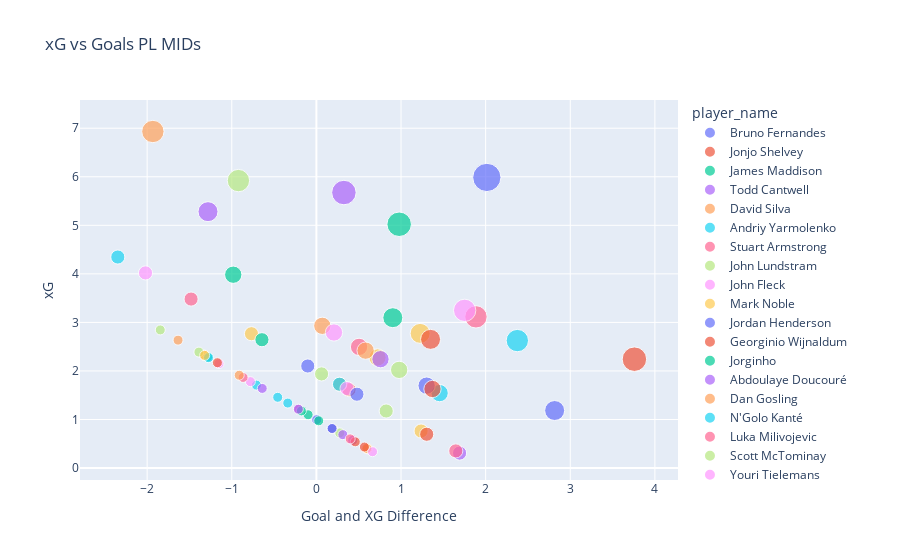

Notebook source saved alongside this figure:
### Code cell
midStats2['Goal and XG Difference'] = midStats2['goals'] - midStats2['xG']
fig = px.scatter(midStats2[midStats2['goals']>=1], x="Goal and XG Difference", y="xG", color="player_name", size = 'goals', hover_name="player_name",
                title = 'xG vs Goals PL MIDs')
fig.show()

### Figure 1 — Plotly figure (JSON) as saved in the notebook; plotly's stock layout.template omitted (floating-point values rounded to 4 significant figures)
{"data": [{"hovertemplate": "<b>%{hovertext}</b><br><br>player_name=Bruno Fernandes<br>Goal and XG Difference=%{x}<br>xG=%{y}<br>goals=%{marker.size}<extra></extra>", "hovertext": ["Bruno Fernandes"], "legendgroup": "Bruno Fernandes", "marker": {"color": "#636efa", "size": [8], "sizemode": "area", "sizeref": 0.02, "symbol": "circle"}, "mode": "markers", "name": "Bruno Fernandes", "showlegend": true, "type": "scatter", "x": [2.014], "xaxis": "x", "y": [5.986], "yaxis": "y"}, {"hovertemplate": "<b>%{hovertext}</b><br><br>player_name=Jonjo Shelvey<br>Goal and XG Difference=%{x}<br>xG=%{y}<br>goals=%{marker.size}<extra></extra>", "hovertext": ["Jonjo Shelvey"], "legendgroup": "Jonjo Shelvey", "marker": {"color": "#EF553B", "size": [6], "sizemode": "area", "sizeref": 0.02, "symbol": "circle"}, "mode": "markers", "name": "Jonjo Shelvey", "showlegend": true, "type": "scatter", "x": [3.758], "xaxis": "x", "y": [2.242], "yaxis": "y"}, {"hovertemplate": "<b>%{hovertext}</b><br><br>player_name=James Maddison<br>Goal and XG Difference=%{x}<br>xG=%{y}<br>goals=%{marker.size}<extra></extra>", "hovertext": ["James Maddison"], "legendgroup": "James Maddison", "marker": {"color": "#00cc96", "size": [6], "sizemode": "area", "sizeref": 0.02, "symbol": "circle"}, "mode": "markers", "name": "James Maddison", "showlegend": true, "type": "scatter", "x": [0.9782], "xaxis": "x", "y": [5.022], "yaxis": "y"}, {"hovertemplate": "<b>%{hovertext}</b><br><br>player_name=Todd Cantwell<br>Goal and XG Difference=%{x}<br>xG=%{y}<br>goals=%{marker.size}<extra></extra>", "hovertext": ["Todd Cantwell"], "legendgroup": "Todd Cantwell", "marker": {"color": "#ab63fa", "size": [6], "sizemode": "area", "sizeref": 0.02, "symbol": "circle"}, "mode": "markers", "name": "Todd Cantwell", "showlegend": true, "type": "scatter", "x": [0.325], "xaxis": "x", "y": [5.675], "yaxis": "y"}, {"hovertemplate": "<b>%{hovertext}</b><br><br>player_name=David Silva<br>Goal and XG Difference=%{x}<br>xG=%{y}<br>goals=%{marker.size}<extra></extra>", "hovertext": ["David Silva"], "legendgroup": "David Silva", "marker": {"color": "#FFA15A", "size": [5], "sizemode": "area", "sizeref": 0.02, "symbol": "circle"}, "mode": "markers", "name": "David Silva", "showlegend": true, "type": "scatter", "x": [-1.932], "xaxis": "x", "y": [6.932], "yaxis": "y"}, {"hovertemplate": "<b>%{hovertext}</b><br><br>player_name=Andriy Yarmolenko<br>Goal and XG Difference=%{x}<br>xG=%{y}<br>goals=%{marker.size}<extra></extra>", "hovertext": ["Andriy Yarmolenko"], "legendgroup": "Andriy Yarmolenko", "marker": {"color": "#19d3f3", "size": [5], "sizemode": "area", "sizeref": 0.02, "symbol": "circle"}, "mode": "markers", "name": "Andriy Yarmolenko", "showlegend": true, "type": "scatter", "x": [2.374], "xaxis": "x", "y": [2.626], "yaxis": "y"}, {"hovertemplate": "<b>%{hovertext}</b><br><br>player_name=Stuart Armstrong<br>Goal and XG Difference=%{x}<br>xG=%{y}<br>goals=%{marker.size}<extra></extra>", "hovertext": ["Stuart Armstrong"], "legendgroup": "Stuart Armstrong", "marker": {"color": "#FF6692", "size": [5], "sizemode": "area", "sizeref": 0.02, "symbol": "circle"}, "mode": "markers", "name": "Stuart Armstrong", "showlegend": true, "type": "scatter", "x": [1.886], "xaxis": "x", "y": [3.114], "yaxis": "y"}, {"hovertemplate": "<b>%{hovertext}</b><br><br>player_name=John Lundstram<br>Goal and XG Difference=%{x}<br>xG=%{y}<br>goals=%{marker.size}<extra></extra>", "hovertext": ["John Lundstram"], "legendgroup": "John Lundstram", "marker": {"color": "#B6E880", "size": [5], "sizemode": "area", "sizeref": 0.02, "symbol": "circle"}, "mode": "markers", "name": "John Lundstram", "showlegend": true, "type": "scatter", "x": [-0.9215], "xaxis": "x", "y": [5.921], "yaxis": "y"}, {"hovertemplate": "<b>%{hovertext}</b><br><br>player_name=John Fleck<br>Goal and XG Difference=%{x}<br>xG=%{y}<br>goals=%{marker.size}<extra></extra>", "hovertext": ["John Fleck"], "legendgroup": "John Fleck", "marker": {"color": "#FF97FF", "size": [5], "sizemode": "area", "sizeref": 0.02, "symbol": "circle"}, "mode": "markers", "name": "John Fleck", "showlegend": true, "type": "scatter", "x": [1.752], "xaxis": "x", "y": [3.248], "yaxis": "y"}, {"hovertemplate": "<b>%{hovertext}</b><br><br>player_name=Mark Noble<br>Goal and XG Difference=%{x}<br>xG=%{y}<br>goals=%{marker.size}<extra></extra>", "hovertext": ["Mark Noble"], "legendgroup": "Mark Noble", "marker": {"color": "#FECB52", "size": [4], "sizemode": "area", "sizeref": 0.02, "symbol": "circle"}, "mode": "markers", "name": "Mark Noble", "showlegend": true, "type": "scatter", "x": [1.226], "xaxis": "x", "y": [2.774], "yaxis": "y"}, {"hovertemplate": "<b>%{hovertext}</b><br><br>player_name=Jordan Henderson<br>Goal and XG Difference=%{x}<br>xG=%{y}<br>goals=%{marker.size}<extra></extra>", "hovertext": ["Jordan Henderson"], "legendgroup": "Jordan Henderson", "marker": {"color": "#636efa", "size": [4], "sizemode": "area", "sizeref": 0.02, "symbol": "circle"}, "mode": "markers", "name": "Jordan Henderson", "showlegend": true, "type": "scatter", "x": [2.815], "xaxis": "x", "y": [1.185], "yaxis": "y"}, {"hovertemplate": "<b>%{hovertext}</b><br><br>player_name=Georginio Wijnaldum<br>Goal and XG Difference=%{x}<br>xG=%{y}<br>goals=%{marker.size}<extra></extra>", "hovertext": ["Georginio Wijnaldum"], "legendgroup": "Georginio Wijnaldum", "marker": {"color": "#EF553B", "size": [4], "sizemode": "area", "sizeref": 0.02, "symbol": "circle"}, "mode": "markers", "name": "Georginio Wijnaldum", "showlegend": true, "type": "scatter", "x": [1.349], "xaxis": "x", "y": [2.651], "yaxis": "y"}, {"hovertemplate": "<b>%{hovertext}</b><br><br>player_name=Jorginho<br>Goal and XG Difference=%{x}<br>xG=%{y}<br>goals=%{marker.size}<extra></extra>", "hovertext": ["Jorginho"], "legendgroup": "Jorginho", "marker": {"color": "#00cc96", "size": [4], "sizemode": "area", "sizeref": 0.02, "symbol": "circle"}, "mode": "markers", "name": "Jorginho", "showlegend": true, "type": "scatter", "x": [0.903], "xaxis": "x", "y": [3.097], "yaxis": "y"}, {"hovertemplate": "<b>%{hovertext}</b><br><br>player_name=Abdoulaye Doucouré<br>Goal and XG Difference=%{x}<br>xG=%{y}<br>goals=%{marker.size}<extra></extra>", "hovertext": ["Abdoulaye Doucouré"], "legendgroup": "Abdoulaye Doucouré", "marker": {"color": "#ab63fa", "size": [4], "sizemode": "area", "sizeref": 0.02, "symbol": "circle"}, "mode": "markers", "name": "Abdoulaye Doucouré", "showlegend": true, "type": "scatter", "x": [-1.281], "xaxis": "x", "y": [5.281], "yaxis": "y"}, {"hovertemplate": "<b>%{hovertext}</b><br><br>player_name=Dan Gosling<br>Goal and XG Difference=%{x}<br>xG=%{y}<br>goals=%{marker.size}<extra></extra>", "hovertext": ["Dan Gosling"], "legendgroup": "Dan Gosling", "marker": {"color": "#FFA15A", "size": [3], "sizemode": "area", "sizeref": 0.02, "symbol": "circle"}, "mode": "markers", "name": "Dan Gosling", "showlegend": true, "type": "scatter", "x": [0.07014], "xaxis": "x", "y": [2.93], "yaxis": "y"}, {"hovertemplate": "<b>%{hovertext}</b><br><br>player_name=N&#039;Golo Kanté<br>Goal and XG Difference=%{x}<br>xG=%{y}<br>goals=%{marker.size}<extra></extra>", "hovertext": ["N&#039;Golo Kanté"], "legendgroup": "N&#039;Golo Kanté", "marker": {"color": "#19d3f3", "size": [3], "sizemode": "area", "sizeref": 0.02, "symbol": "circle"}, "mode": "markers", "name": "N&#039;Golo Kanté", "showlegend": true, "type": "scatter", "x": [1.456], "xaxis": "x", "y": [1.544], "yaxis": "y"}, {"hovertemplate": "<b>%{hovertext}</b><br><br>player_name=Luka Milivojevic<br>Goal and XG Difference=%{x}<br>xG=%{y}<br>goals=%{marker.size}<extra></extra>", "hovertext": ["Luka Milivojevic"], "legendgroup": "Luka Milivojevic", "marker": {"color": "#FF6692", "size": [3], "sizemode": "area", "sizeref": 0.02, "symbol": "circle"}, "mode": "markers", "name": "Luka Milivojevic", "showlegend": true, "type": "scatter", "x": [0.5043], "xaxis": "x", "y": [2.496], "yaxis": "y"}, {"hovertemplate": "<b>%{hovertext}</b><br><br>player_name=Scott McTominay<br>Goal and XG Difference=%{x}<br>xG=%{y}<br>goals=%{marker.size}<extra></extra>", "hovertext": ["Scott McTominay"], "legendgroup": "Scott McTominay", "marker": {"color": "#B6E880", "size": [3], "sizemode": "area", "sizeref": 0.02, "symbol": "circle"}, "mode": "markers", "name": "Scott McTominay", "showlegend": true, "type": "scatter", "x": [0.978], "xaxis": "x", "y": [2.022], "yaxis": "y"}, {"hovertemplate": "<b>%{hovertext}</b><br><br>player_name=Youri Tielemans<br>Goal and XG Difference=%{x}<br>xG=%{y}<br>goals=%{marker.size}<extra></extra>", "hovertext": ["Youri Tielemans"], "legendgroup": "Youri Tielemans", "marker": {"color": "#FF97FF", "size": [3], "sizemode": "area", "sizeref": 0.02, "symbol": "circle"}, "mode": "markers", "name": "Youri Tielemans", "showlegend": true, "type": "scatter", "x": [0.2076], "xaxis": "x", "y": [2.792], "yaxis": "y"}, {"hovertemplate": "<b>%{hovertext}</b><br><br>player_name=Douglas Luiz<br>Goal and XG Difference=%{x}<br>xG=%{y}<br>goals=%{marker.size}<extra></extra>", "hovertext": ["Douglas Luiz"], "legendgroup": "Douglas Luiz", "marker": {"color": "#FECB52", "size": [3], "sizemode": "area", "sizeref": 0.02, "symbol": "circle"}, "mode": "markers", "name": "Douglas Luiz", "showlegend": true, "type": "scatter", "x": [0.7222], "xaxis": "x", "y": [2.278], "yaxis": "y"}, {"hovertemplate": "<b>%{hovertext}</b><br><br>player_name=Bernard<br>Goal and XG Difference=%{x}<br>xG=%{y}<br>goals=%{marker.size}<extra></extra>", "hovertext": ["Bernard"], "legendgroup": "Bernard", "marker": {"color": "#636efa", "size": [3], "sizemode": "area", "sizeref": 0.02, "symbol": "circle"}, "mode": "markers", "name": "Bernard", "showlegend": true, "type": "scatter", "x": [1.302], "xaxis": "x", "y": [1.698], "yaxis": "y"}, {"hovertemplate": "<b>%{hovertext}</b><br><br>player_name=Conor Hourihane<br>Goal and XG Difference=%{x}<br>xG=%{y}<br>goals=%{marker.size}<extra></extra>", "hovertext": ["Conor Hourihane"], "legendgroup": "Conor Hourihane", "marker": {"color": "#EF553B", "size": [3], "sizemode": "area", "sizeref": 0.02, "symbol": "circle"}, "mode": "markers", "name": "Conor Hourihane", "showlegend": true, "type": "scatter", "x": [1.372], "xaxis": "x", "y": [1.628], "yaxis": "y"}, {"hovertemplate": "<b>%{hovertext}</b><br><br>player_name=John McGinn<br>Goal and XG Difference=%{x}<br>xG=%{y}<br>goals=%{marker.size}<extra></extra>", "hovertext": ["John McGinn"], "legendgroup": "John McGinn", "marker": {"color": "#00cc96", "size": [3], "sizemode": "area", "sizeref": 0.02, "symbol": "circle"}, "mode": "markers", "name": "John McGinn", "showlegend": true, "type": "scatter", "x": [-0.9826], "xaxis": "x", "y": [3.983], "yaxis": "y"}, {"hovertemplate": "<b>%{hovertext}</b><br><br>player_name=Gabriel Martinelli<br>Goal and XG Difference=%{x}<br>xG=%{y}<br>goals=%{marker.size}<extra></extra>", "hovertext": ["Gabriel Martinelli"], "legendgroup": "Gabriel Martinelli", "marker": {"color": "#ab63fa", "size": [3], "sizemode": "area", "sizeref": 0.02, "symbol": "circle"}, "mode": "markers", "name": "Gabriel Martinelli", "showlegend": true, "type": "scatter", "x": [0.7575], "xaxis": "x", "y": [2.242], "yaxis": "y"}, {"hovertemplate": "<b>%{hovertext}</b><br><br>player_name=Tomas Soucek<br>Goal and XG Difference=%{x}<br>xG=%{y}<br>goals=%{marker.size}<extra></extra>", "hovertext": ["Tomas Soucek"], "legendgroup": "Tomas Soucek", "marker": {"color": "#FFA15A", "size": [3], "sizemode": "area", "sizeref": 0.02, "symbol": "circle"}, "mode": "markers", "name": "Tomas Soucek", "showlegend": true, "type": "scatter", "x": [0.5816], "xaxis": "x", "y": [2.418], "yaxis": "y"}, {"hovertemplate": "<b>%{hovertext}</b><br><br>player_name=Ilkay Gündogan<br>Goal and XG Difference=%{x}<br>xG=%{y}<br>goals=%{marker.size}<extra></extra>", "hovertext": ["Ilkay Gündogan"], "legendgroup": "Ilkay Gündogan", "marker": {"color": "#19d3f3", "size": [2], "sizemode": "area", "sizeref": 0.02, "symbol": "circle"}, "mode": "markers", "name": "Ilkay Gündogan", "showlegend": true, "type": "scatter", "x": [-2.347], "xaxis": "x", "y": [4.347], "yaxis": "y"}, {"hovertemplate": "<b>%{hovertext}</b><br><br>player_name=Theo Walcott<br>Goal and XG Difference=%{x}<br>xG=%{y}<br>goals=%{marker.size}<extra></extra>", "hovertext": ["Theo Walcott"], "legendgroup": "Theo Walcott", "marker": {"color": "#FF6692", "size": [2], "sizemode": "area", "sizeref": 0.02, "symbol": "circle"}, "mode": "markers", "name": "Theo Walcott", "showlegend": true, "type": "scatter", "x": [-1.481], "xaxis": "x", "y": [3.481], "yaxis": "y"}, {"hovertemplate": "<b>%{hovertext}</b><br><br>player_name=Ashley Westwood<br>Goal and XG Difference=%{x}<br>xG=%{y}<br>goals=%{marker.size}<extra></extra>", "hovertext": ["Ashley Westwood"], "legendgroup": "Ashley Westwood", "marker": {"color": "#B6E880", "size": [2], "sizemode": "area", "sizeref": 0.02, "symbol": "circle"}, "mode": "markers", "name": "Ashley Westwood", "showlegend": true, "type": "scatter", "x": [0.8248], "xaxis": "x", "y": [1.175], "yaxis": "y"}, {"hovertemplate": "<b>%{hovertext}</b><br><br>player_name=Gylfi Sigurdsson<br>Goal and XG Difference=%{x}<br>xG=%{y}<br>goals=%{marker.size}<extra></extra>", "hovertext": ["Gylfi Sigurdsson"], "legendgroup": "Gylfi Sigurdsson", "marker": {"color": "#FF97FF", "size": [2], "sizemode": "area", "sizeref": 0.02, "symbol": "circle"}, "mode": "markers", "name": "Gylfi Sigurdsson", "showlegend": true, "type": "scatter", "x": [-2.019], "xaxis": "x", "y": [4.019], "yaxis": "y"}, {"hovertemplate": "<b>%{hovertext}</b><br><br>player_name=Demarai Gray<br>Goal and XG Difference=%{x}<br>xG=%{y}<br>goals=%{marker.size}<extra></extra>", "hovertext": ["Demarai Gray"], "legendgroup": "Demarai Gray", "marker": {"color": "#FECB52", "size": [2], "sizemode": "area", "sizeref": 0.02, "symbol": "circle"}, "mode": "markers", "name": "Demarai Gray", "showlegend": true, "type": "scatter", "x": [-0.7672], "xaxis": "x", "y": [2.767], "yaxis": "y"}, {"hovertemplate": "<b>%{hovertext}</b><br><br>player_name=Jeff Hendrick<br>Goal and XG Difference=%{x}<br>xG=%{y}<br>goals=%{marker.size}<extra></extra>", "hovertext": ["Jeff Hendrick"], "legendgroup": "Jeff Hendrick", "marker": {"color": "#636efa", "size": [2], "sizemode": "area", "sizeref": 0.02, "symbol": "circle"}, "mode": "markers", "name": "Jeff Hendrick", "showlegend": true, "type": "scatter", "x": [-0.1021], "xaxis": "x", "y": [2.102], "yaxis": "y"}, {"hovertemplate": "<b>%{hovertext}</b><br><br>player_name=Jonny<br>Goal and XG Difference=%{x}<br>xG=%{y}<br>goals=%{marker.size}<extra></extra>", "hovertext": ["Jonny"], "legendgroup": "Jonny", "marker": {"color": "#EF553B", "size": [2], "sizemode": "area", "sizeref": 0.02, "symbol": "circle"}, "mode": "markers", "name": "Jonny", "showlegend": true, "type": "scatter", "x": [0.386], "xaxis": "x", "y": [1.614], "yaxis": "y"}, {"hovertemplate": "<b>%{hovertext}</b><br><br>player_name=Pablo Fornals<br>Goal and XG Difference=%{x}<br>xG=%{y}<br>goals=%{marker.size}<extra></extra>", "hovertext": ["Pablo Fornals"], "legendgroup": "Pablo Fornals", "marker": {"color": "#00cc96", "size": [2], "sizemode": "area", "sizeref": 0.02, "symbol": "circle"}, "mode": "markers", "name": "Pablo Fornals", "showlegend": true, "type": "scatter", "x": [-0.6434], "xaxis": "x", "y": [2.643], "yaxis": "y"}, {"hovertemplate": "<b>%{hovertext}</b><br><br>player_name=Fabinho<br>Goal and XG Difference=%{x}<br>xG=%{y}<br>goals=%{marker.size}<extra></extra>", "hovertext": ["Fabinho"], "legendgroup": "Fabinho", "marker": {"color": "#ab63fa", "size": [2], "sizemode": "area", "sizeref": 0.02, "symbol": "circle"}, "mode": "markers", "name": "Fabinho", "showlegend": true, "type": "scatter", "x": [1.692], "xaxis": "x", "y": [0.3081], "yaxis": "y"}, {"hovertemplate": "<b>%{hovertext}</b><br><br>player_name=Naby Keita<br>Goal and XG Difference=%{x}<br>xG=%{y}<br>goals=%{marker.size}<extra></extra>", "hovertext": ["Naby Keita"], "legendgroup": "Naby Keita", "marker": {"color": "#FFA15A", "size": [2], "sizemode": "area", "sizeref": 0.02, "symbol": "circle"}, "mode": "markers", "name": "Naby Keita", "showlegend": true, "type": "scatter", "x": [0.2766], "xaxis": "x", "y": [1.723], "yaxis": "y"}, {"hovertemplate": "<b>%{hovertext}</b><br><br>player_name=Wilfred Ndidi<br>Goal and XG Difference=%{x}<br>xG=%{y}<br>goals=%{marker.size}<extra></extra>", "hovertext": ["Wilfred Ndidi"], "legendgroup": "Wilfred Ndidi", "marker": {"color": "#19d3f3", "size": [2], "sizemode": "area", "sizeref": 0.02, "symbol": "circle"}, "mode": "markers", "name": "Wilfred Ndidi", "showlegend": true, "type": "scatter", "x": [0.2727], "xaxis": "x", "y": [1.727], "yaxis": "y"}, {"hovertemplate": "<b>%{hovertext}</b><br><br>player_name=Tanguy NDombele Alvaro<br>Goal and XG Difference=%{x}<br>xG=%{y}<br>goals=%{marker.size}<extra></extra>", "hovertext": ["Tanguy NDombele Alvaro"], "legendgroup": "Tanguy NDombele Alvaro", "marker": {"color": "#FF6692", "size": [2], "sizemode": "area", "sizeref": 0.02, "symbol": "circle"}, "mode": "markers", "name": "Tanguy NDombele Alvaro", "showlegend": true, "type": "scatter", "x": [1.647], "xaxis": "x", "y": [0.353], "yaxis": "y"}, {"hovertemplate": "<b>%{hovertext}</b><br><br>player_name=Dwight McNeil<br>Goal and XG Difference=%{x}<br>xG=%{y}<br>goals=%{marker.size}<extra></extra>", "hovertext": ["Dwight McNeil"], "legendgroup": "Dwight McNeil", "marker": {"color": "#B6E880", "size": [2], "sizemode": "area", "sizeref": 0.02, "symbol": "circle"}, "mode": "markers", "name": "Dwight McNeil", "showlegend": true, "type": "scatter", "x": [0.06107], "xaxis": "x", "y": [1.939], "yaxis": "y"}, {"hovertemplate": "<b>%{hovertext}</b><br><br>player_name=Rúben Neves<br>Goal and XG Difference=%{x}<br>xG=%{y}<br>goals=%{marker.size}<extra></extra>", "hovertext": ["Rúben Neves"], "legendgroup": "Rúben Neves", "marker": {"color": "#FF97FF", "size": [2], "sizemode": "area", "sizeref": 0.02, "symbol": "circle"}, "mode": "markers", "name": "Rúben Neves", "showlegend": true, "type": "scatter", "x": [0.3619], "xaxis": "x", "y": [1.638], "yaxis": "y"}, {"hovertemplate": "<b>%{hovertext}</b><br><br>player_name=George Baldock<br>Goal and XG Difference=%{x}<br>xG=%{y}<br>goals=%{marker.size}<extra></extra>", "hovertext": ["George Baldock"], "legendgroup": "George Baldock", "marker": {"color": "#FECB52", "size": [2], "sizemode": "area", "sizeref": 0.02, "symbol": "circle"}, "mode": "markers", "name": "George Baldock", "showlegend": true, "type": "scatter", "x": [1.237], "xaxis": "x", "y": [0.763], "yaxis": "y"}, {"hovertemplate": "<b>%{hovertext}</b><br><br>player_name=Enda Stevens<br>Goal and XG Difference=%{x}<br>xG=%{y}<br>goals=%{marker.size}<extra></extra>", "hovertext": ["Enda Stevens"], "legendgroup": "Enda Stevens", "marker": {"color": "#636efa", "size": [2], "sizemode": "area", "sizeref": 0.02, "symbol": "circle"}, "mode": "markers", "name": "Enda Stevens", "showlegend": true, "type": "scatter", "x": [0.4787], "xaxis": "x", "y": [1.521], "yaxis": "y"}, {"hovertemplate": "<b>%{hovertext}</b><br><br>player_name=Matthew Longstaff<br>Goal and XG Difference=%{x}<br>xG=%{y}<br>goals=%{marker.size}<extra></extra>", "hovertext": ["Matthew Longstaff"], "legendgroup": "Matthew Longstaff", "marker": {"color": "#EF553B", "size": [2], "sizemode": "area", "sizeref": 0.02, "symbol": "circle"}, "mode": "markers", "name": "Matthew Longstaff", "showlegend": true, "type": "scatter", "x": [1.303], "xaxis": "x", "y": [0.6965], "yaxis": "y"}, {"hovertemplate": "<b>%{hovertext}</b><br><br>player_name=Mario Vrancic<br>Goal and XG Difference=%{x}<br>xG=%{y}<br>goals=%{marker.size}<extra></extra>", "hovertext": ["Mario Vrancic"], "legendgroup": "Mario Vrancic", "marker": {"color": "#00cc96", "size": [1], "sizemode": "area", "sizeref": 0.02, "symbol": "circle"}, "mode": "markers", "name": "Mario Vrancic", "showlegend": true, "type": "scatter", "x": [-0.09788], "xaxis": "x", "y": [1.098], "yaxis": "y"}, {"hovertemplate": "<b>%{hovertext}</b><br><br>player_name=Granit Xhaka<br>Goal and XG Difference=%{x}<br>xG=%{y}<br>goals=%{marker.size}<extra></extra>", "hovertext": ["Granit Xhaka"], "legendgroup": "Granit Xhaka", "marker": {"color": "#ab63fa", "size": [1], "sizemode": "area", "sizeref": 0.02, "symbol": "circle"}, "mode": "markers", "name": "Granit Xhaka", "showlegend": true, "type": "scatter", "x": [0.4288], "xaxis": "x", "y": [0.5712], "yaxis": "y"}, {"hovertemplate": "<b>%{hovertext}</b><br><br>player_name=Adam Lallana<br>Goal and XG Difference=%{x}<br>xG=%{y}<br>goals=%{marker.size}<extra></extra>", "hovertext": ["Adam Lallana"], "legendgroup": "Adam Lallana", "marker": {"color": "#FFA15A", "size": [1], "sizemode": "area", "sizeref": 0.02, "symbol": "circle"}, "mode": "markers", "name": "Adam Lallana", "showlegend": true, "type": "scatter", "x": [0.1913], "xaxis": "x", "y": [0.8087], "yaxis": "y"}, {"hovertemplate": "<b>%{hovertext}</b><br><br>player_name=Mesut Özil<br>Goal and XG Difference=%{x}<br>xG=%{y}<br>goals=%{marker.size}<extra></extra>", "hovertext": ["Mesut Özil"], "legendgroup": "Mesut Özil", "marker": {"color": "#19d3f3", "size": [1], "sizemode": "area", "sizeref": 0.02, "symbol": "circle"}, "mode": "markers", "name": "Mesut Özil", "showlegend": true, "type": "scatter", "x": [-0.7083], "xaxis": "x", "y": [1.708], "yaxis": "y"}, {"hovertemplate": "<b>%{hovertext}</b><br><br>player_name=Jesse Lingard<br>Goal and XG Difference=%{x}<br>xG=%{y}<br>goals=%{marker.size}<extra></extra>", "hovertext": ["Jesse Lingard"], "legendgroup": "Jesse Lingard", "marker": {"color": "#FF6692", "size": [1], "sizemode": "area", "sizeref": 0.02, "symbol": "circle"}, "mode": "markers", "name": "Jesse Lingard", "showlegend": true, "type": "scatter", "x": [-1.328], "xaxis": "x", "y": [2.328], "yaxis": "y"}, {"hovertemplate": "<b>%{hovertext}</b><br><br>player_name=Ross Barkley<br>Goal and XG Difference=%{x}<br>xG=%{y}<br>goals=%{marker.size}<extra></extra>", "hovertext": ["Ross Barkley"], "legendgroup": "Ross Barkley", "marker": {"color": "#B6E880", "size": [1], "sizemode": "area", "sizeref": 0.02, "symbol": "circle"}, "mode": "markers", "name": "Ross Barkley", "showlegend": true, "type": "scatter", "x": [-1.845], "xaxis": "x", "y": [2.845], "yaxis": "y"}, {"hovertemplate": "<b>%{hovertext}</b><br><br>player_name=Tom Cleverley<br>Goal and XG Difference=%{x}<br>xG=%{y}<br>goals=%{marker.size}<extra></extra>", "hovertext": ["Tom Cleverley"], "legendgroup": "Tom Cleverley", "marker": {"color": "#FF97FF", "size": [1], "sizemode": "area", "sizeref": 0.02, "symbol": "circle"}, "mode": "markers", "name": "Tom Cleverley", "showlegend": true, "type": "scatter", "x": [-0.7801], "xaxis": "x", "y": [1.78], "yaxis": "y"}, {"hovertemplate": "<b>%{hovertext}</b><br><br>player_name=Andros Townsend<br>Goal and XG Difference=%{x}<br>xG=%{y}<br>goals=%{marker.size}<extra></extra>", "hovertext": ["Andros Townsend"], "legendgroup": "Andros Townsend", "marker": {"color": "#FECB52", "size": [1], "sizemode": "area", "sizeref": 0.02, "symbol": "circle"}, "mode": "markers", "name": "Andros Townsend", "showlegend": true, "type": "scatter", "x": [0.6043], "xaxis": "x", "y": [0.3957], "yaxis": "y"}, {"hovertemplate": "<b>%{hovertext}</b><br><br>player_name=Robbie Brady<br>Goal and XG Difference=%{x}<br>xG=%{y}<br>goals=%{marker.size}<extra></extra>", "hovertext": ["Robbie Brady"], "legendgroup": "Robbie Brady", "marker": {"color": "#636efa", "size": [1], "sizemode": "area", "sizeref": 0.02, "symbol": "circle"}, "mode": "markers", "name": "Robbie Brady", "showlegend": true, "type": "scatter", "x": [0.0035], "xaxis": "x", "y": [0.9965], "yaxis": "y"}, {"hovertemplate": "<b>%{hovertext}</b><br><br>player_name=Xherdan Shaqiri<br>Goal and XG Difference=%{x}<br>xG=%{y}<br>goals=%{marker.size}<extra></extra>", "hovertext": ["Xherdan Shaqiri"], "legendgroup": "Xherdan Shaqiri", "marker": {"color": "#EF553B", "size": [1], "sizemode": "area", "sizeref": 0.02, "symbol": "circle"}, "mode": "markers", "name": "Xherdan Shaqiri", "showlegend": true, "type": "scatter", "x": [0.4592], "xaxis": "x", "y": [0.5408], "yaxis": "y"}, {"hovertemplate": "<b>%{hovertext}</b><br><br>player_name=Andreas Pereira<br>Goal and XG Difference=%{x}<br>xG=%{y}<br>goals=%{marker.size}<extra></extra>", "hovertext": ["Andreas Pereira"], "legendgroup": "Andreas Pereira", "marker": {"color": "#00cc96", "size": [1], "sizemode": "area", "sizeref": 0.02, "symbol": "circle"}, "mode": "markers", "name": "Andreas Pereira", "showlegend": true, "type": "scatter", "x": [-1.286], "xaxis": "x", "y": [2.286], "yaxis": "y"}, {"hovertemplate": "<b>%{hovertext}</b><br><br>player_name=Tom Davies<br>Goal and XG Difference=%{x}<br>xG=%{y}<br>goals=%{marker.size}<extra></extra>", "hovertext": ["Tom Davies"], "legendgroup": "Tom Davies", "marker": {"color": "#ab63fa", "size": [1], "sizemode": "area", "sizeref": 0.02, "symbol": "circle"}, "mode": "markers", "name": "Tom Davies", "showlegend": true, "type": "scatter", "x": [-0.6402], "xaxis": "x", "y": [1.64], "yaxis": "y"}, {"hovertemplate": "<b>%{hovertext}</b><br><br>player_name=Felipe Anderson<br>Goal and XG Difference=%{x}<br>xG=%{y}<br>goals=%{marker.size}<extra></extra>", "hovertext": ["Felipe Anderson"], "legendgroup": "Felipe Anderson", "marker": {"color": "#FFA15A", "size": [1], "sizemode": "area", "sizeref": 0.02, "symbol": "circle"}, "mode": "markers", "name": "Felipe Anderson", "showlegend": true, "type": "scatter", "x": [-1.635], "xaxis": "x", "y": [2.635], "yaxis": "y"}, {"hovertemplate": "<b>%{hovertext}</b><br><br>player_name=Lucas Torreira<br>Goal and XG Difference=%{x}<br>xG=%{y}<br>goals=%{marker.size}<extra></extra>", "hovertext": ["Lucas Torreira"], "legendgroup": "Lucas Torreira", "marker": {"color": "#19d3f3", "size": [1], "sizemode": "area", "sizeref": 0.02, "symbol": "circle"}, "mode": "markers", "name": "Lucas Torreira", "showlegend": true, "type": "scatter", "x": [-0.4572], "xaxis": "x", "y": [1.457], "yaxis": "y"}, {"hovertemplate": "<b>%{hovertext}</b><br><br>player_name=Dennis Praet<br>Goal and XG Difference=%{x}<br>xG=%{y}<br>goals=%{marker.size}<extra></extra>", "hovertext": ["Dennis Praet"], "legendgroup": "Dennis Praet", "marker": {"color": "#FF6692", "size": [1], "sizemode": "area", "sizeref": 0.02, "symbol": "circle"}, "mode": "markers", "name": "Dennis Praet", "showlegend": true, "type": "scatter", "x": [-0.2077], "xaxis": "x", "y": [1.208], "yaxis": "y"}, {"hovertemplate": "<b>%{hovertext}</b><br><br>player_name=Johann Berg Gudmundsson<br>Goal and XG Difference=%{x}<br>xG=%{y}<br>goals=%{marker.size}<extra></extra>", "hovertext": ["Johann Berg Gudmundsson"], "legendgroup": "Johann Berg Gudmundsson", "marker": {"color": "#B6E880", "size": [1], "sizemode": "area", "sizeref": 0.02, "symbol": "circle"}, "mode": "markers", "name": "Johann Berg Gudmundsson", "showlegend": true, "type": "scatter", "x": [0.2765], "xaxis": "x", "y": [0.7235], "yaxis": "y"}, {"hovertemplate": "<b>%{hovertext}</b><br><br>player_name=Paul Pogba<br>Goal and XG Difference=%{x}<br>xG=%{y}<br>goals=%{marker.size}<extra></extra>", "hovertext": ["Paul Pogba"], "legendgroup": "Paul Pogba", "marker": {"color": "#FF97FF", "size": [1], "sizemode": "area", "sizeref": 0.02, "symbol": "circle"}, "mode": "markers", "name": "Paul Pogba", "showlegend": true, "type": "scatter", "x": [-1.151], "xaxis": "x", "y": [2.151], "yaxis": "y"}, {"hovertemplate": "<b>%{hovertext}</b><br><br>player_name=Jarrod Bowen<br>Goal and XG Difference=%{x}<br>xG=%{y}<br>goals=%{marker.size}<extra></extra>", "hovertext": ["Jarrod Bowen"], "legendgroup": "Jarrod Bowen", "marker": {"color": "#FECB52", "size": [1], "sizemode": "area", "sizeref": 0.02, "symbol": "circle"}, "mode": "markers", "name": "Jarrod Bowen", "showlegend": true, "type": "scatter", "x": [-1.316], "xaxis": "x", "y": [2.316], "yaxis": "y"}, {"hovertemplate": "<b>%{hovertext}</b><br><br>player_name=Jefferson Lerma<br>Goal and XG Difference=%{x}<br>xG=%{y}<br>goals=%{marker.size}<extra></extra>", "hovertext": ["Jefferson Lerma"], "legendgroup": "Jefferson Lerma", "marker": {"color": "#636efa", "size": [1], "sizemode": "area", "sizeref": 0.02, "symbol": "circle"}, "mode": "markers", "name": "Jefferson Lerma", "showlegend": true, "type": "scatter", "x": [0.1847], "xaxis": "x", "y": [0.8153], "yaxis": "y"}, {"hovertemplate": "<b>%{hovertext}</b><br><br>player_name=Emiliano Buendía<br>Goal and XG Difference=%{x}<br>xG=%{y}<br>goals=%{marker.size}<extra></extra>", "hovertext": ["Emiliano Buendía"], "legendgroup": "Emiliano Buendía", "marker": {"color": "#EF553B", "size": [1], "sizemode": "area", "sizeref": 0.02, "symbol": "circle"}, "mode": "markers", "name": "Emiliano Buendía", "showlegend": true, "type": "scatter", "x": [-1.17], "xaxis": "x", "y": [2.17], "yaxis": "y"}, {"hovertemplate": "<b>%{hovertext}</b><br><br>player_name=Mateo Kovacic<br>Goal and XG Difference=%{x}<br>xG=%{y}<br>goals=%{marker.size}<extra></extra>", "hovertext": ["Mateo Kovacic"], "legendgroup": "Mateo Kovacic", "marker": {"color": "#00cc96", "size": [1], "sizemode": "area", "sizeref": 0.02, "symbol": "circle"}, "mode": "markers", "name": "Mateo Kovacic", "showlegend": true, "type": "scatter", "x": [0.02734], "xaxis": "x", "y": [0.9727], "yaxis": "y"}, {"hovertemplate": "<b>%{hovertext}</b><br><br>player_name=João Moutinho<br>Goal and XG Difference=%{x}<br>xG=%{y}<br>goals=%{marker.size}<extra></extra>", "hovertext": ["João Moutinho"], "legendgroup": "João Moutinho", "marker": {"color": "#ab63fa", "size": [1], "sizemode": "area", "sizeref": 0.02, "symbol": "circle"}, "mode": "markers", "name": "João Moutinho", "showlegend": true, "type": "scatter", "x": [0.3122], "xaxis": "x", "y": [0.6878], "yaxis": "y"}, {"hovertemplate": "<b>%{hovertext}</b><br><br>player_name=Yves Bissouma<br>Goal and XG Difference=%{x}<br>xG=%{y}<br>goals=%{marker.size}<extra></extra>", "hovertext": ["Yves Bissouma"], "legendgroup": "Yves Bissouma", "marker": {"color": "#FFA15A", "size": [1], "sizemode": "area", "sizeref": 0.02, "symbol": "circle"}, "mode": "markers", "name": "Yves Bissouma", "showlegend": true, "type": "scatter", "x": [0.5946], "xaxis": "x", "y": [0.4054], "yaxis": "y"}, {"hovertemplate": "<b>%{hovertext}</b><br><br>player_name=Philip Billing<br>Goal and XG Difference=%{x}<br>xG=%{y}<br>goals=%{marker.size}<extra></extra>", "hovertext": ["Philip Billing"], "legendgroup": "Philip Billing", "marker": {"color": "#19d3f3", "size": [1], "sizemode": "area", "sizeref": 0.02, "symbol": "circle"}, "mode": "markers", "name": "Philip Billing", "showlegend": true, "type": "scatter", "x": [-1.275], "xaxis": "x", "y": [2.275], "yaxis": "y"}, {"hovertemplate": "<b>%{hovertext}</b><br><br>player_name=Davy Pröpper<br>Goal and XG Difference=%{x}<br>xG=%{y}<br>goals=%{marker.size}<extra></extra>", "hovertext": ["Davy Pröpper"], "legendgroup": "Davy Pröpper", "marker": {"color": "#FF6692", "size": [1], "sizemode": "area", "sizeref": 0.02, "symbol": "circle"}, "mode": "markers", "name": "Davy Pröpper", "showlegend": true, "type": "scatter", "x": [-0.8662], "xaxis": "x", "y": [1.866], "yaxis": "y"}, {"hovertemplate": "<b>%{hovertext}</b><br><br>player_name=Will Hughes<br>Goal and XG Difference=%{x}<br>xG=%{y}<br>goals=%{marker.size}<extra></extra>", "hovertext": ["Will Hughes"], "legendgroup": "Will Hughes", "marker": {"color": "#B6E880", "size": [1], "sizemode": "area", "sizeref": 0.02, "symbol": "circle"}, "mode": "markers", "name": "Will Hughes", "showlegend": true, "type": "scatter", "x": [-1.388], "xaxis": "x", "y": [2.388], "yaxis": "y"}, {"hovertemplate": "<b>%{hovertext}</b><br><br>player_name=Hamza Choudhury<br>Goal and XG Difference=%{x}<br>xG=%{y}<br>goals=%{marker.size}<extra></extra>", "hovertext": ["Hamza Choudhury"], "legendgroup": "Hamza Choudhury", "marker": {"color": "#FF97FF", "size": [1], "sizemode": "area", "sizeref": 0.02, "symbol": "circle"}, "mode": "markers", "name": "Hamza Choudhury", "showlegend": true, "type": "scatter", "x": [0.6633], "xaxis": "x", "y": [0.3367], "yaxis": "y"}, {"hovertemplate": "<b>%{hovertext}</b><br><br>player_name=Joe Willock<br>Goal and XG Difference=%{x}<br>xG=%{y}<br>goals=%{marker.size}<extra></extra>", "hovertext": ["Joe Willock"], "legendgroup": "Joe Willock", "marker": {"color": "#FECB52", "size": [1], "sizemode": "area", "sizeref": 0.02, "symbol": "circle"}, "mode": "markers", "name": "Joe Willock", "showlegend": true, "type": "scatter", "x": [-1.321], "xaxis": "x", "y": [2.321], "yaxis": "y"}, {"hovertemplate": "<b>%{hovertext}</b><br><br>player_name=Curtis Jones<br>Goal and XG Difference=%{x}<br>xG=%{y}<br>goals=%{marker.size}<extra></extra>", "hovertext": ["Curtis Jones"], "legendgroup": "Curtis Jones", "marker": {"color": "#636efa", "size": [1], "sizemode": "area", "sizeref": 0.02, "symbol": "circle"}, "mode": "markers", "name": "Curtis Jones", "showlegend": true, "type": "scatter", "x": [0.1853], "xaxis": "x", "y": [0.8147], "yaxis": "y"}, {"hovertemplate": "<b>%{hovertext}</b><br><br>player_name=David Brooks<br>Goal and XG Difference=%{x}<br>xG=%{y}<br>goals=%{marker.size}<extra></extra>", "hovertext": ["David Brooks"], "legendgroup": "David Brooks", "marker": {"color": "#EF553B", "size": [1], "sizemode": "area", "sizeref": 0.02, "symbol": "circle"}, "mode": "markers", "name": "David Brooks", "showlegend": true, "type": "scatter", "x": [0.5674], "xaxis": "x", "y": [0.4326], "yaxis": "y"}, {"hovertemplate": "<b>%{hovertext}</b><br><br>player_name=Sean Longstaff<br>Goal and XG Difference=%{x}<br>xG=%{y}<br>goals=%{marker.size}<extra></extra>", "hovertext": ["Sean Longstaff"], "legendgroup": "Sean Longstaff", "marker": {"color": "#00cc96", "size": [1], "sizemode": "area", "sizeref": 0.02, "symbol": "circle"}, "mode": "markers", "name": "Sean Longstaff", "showlegend": true, "type": "scatter", "x": [-0.1776], "xaxis": "x", "y": [1.178], "yaxis": "y"}, {"hovertemplate": "<b>%{hovertext}</b><br><br>player_name=Kenny McLean<br>Goal and XG Difference=%{x}<br>xG=%{y}<br>goals=%{marker.size}<extra></extra>", "hovertext": ["Kenny McLean"], "legendgroup": "Kenny McLean", "marker": {"color": "#ab63fa", "size": [1], "sizemode": "area", "sizeref": 0.02, "symbol": "circle"}, "mode": "markers", "name": "Kenny McLean", "showlegend": true, "type": "scatter", "x": [-0.2137], "xaxis": "x", "y": [1.214], "yaxis": "y"}, {"hovertemplate": "<b>%{hovertext}</b><br><br>player_name=Onel Hernández<br>Goal and XG Difference=%{x}<br>xG=%{y}<br>goals=%{marker.size}<extra></extra>", "hovertext": ["Onel Hernández"], "legendgroup": "Onel Hernández", "marker": {"color": "#FFA15A", "size": [1], "sizemode": "area", "sizeref": 0.02, "symbol": "circle"}, "mode": "markers", "name": "Onel Hernández", "showlegend": true, "type": "scatter", "x": [-0.9122], "xaxis": "x", "y": [1.912], "yaxis": "y"}, {"hovertemplate": "<b>%{hovertext}</b><br><br>player_name=Oliver Norwood<br>Goal and XG Difference=%{x}<br>xG=%{y}<br>goals=%{marker.size}<extra></extra>", "hovertext": ["Oliver Norwood"], "legendgroup": "Oliver Norwood", "marker": {"color": "#19d3f3", "size": [1], "sizemode": "area", "sizeref": 0.02, "symbol": "circle"}, "mode": "markers", "name": "Oliver Norwood", "showlegend": true, "type": "scatter", "x": [-0.3383], "xaxis": "x", "y": [1.338], "yaxis": "y"}, {"hovertemplate": "<b>%{hovertext}</b><br><br>player_name=Sander Berge<br>Goal and XG Difference=%{x}<br>xG=%{y}<br>goals=%{marker.size}<extra></extra>", "hovertext": ["Sander Berge"], "legendgroup": "Sander Berge", "marker": {"color": "#FF6692", "size": [1], "sizemode": "area", "sizeref": 0.02, "symbol": "circle"}, "mode": "markers", "name": "Sander Berge", "showlegend": true, "type": "scatter", "x": [0.3992], "xaxis": "x", "y": [0.6008], "yaxis": "y"}], "layout": {"legend": {"itemsizing": "constant", "title": {"text": "player_name"}, "tracegroupgap": 0}, "title": {"text": "xG vs Goals PL MIDs"}, "xaxis": {"anchor": "y", "domain": [0, 1], "title": {"text": "Goal and XG Difference"}}, "yaxis": {"anchor": "x", "domain": [0, 1], "title": {"text": "xG"}}}}
